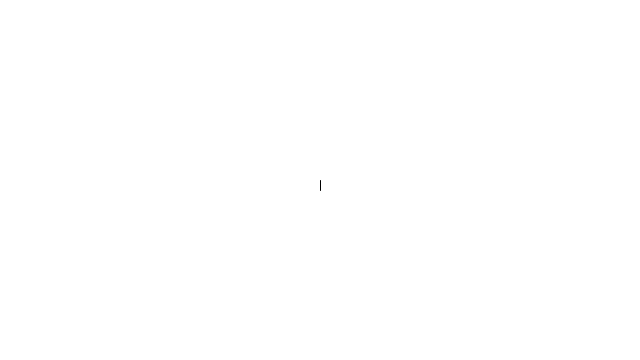
Frame 1 (no input)
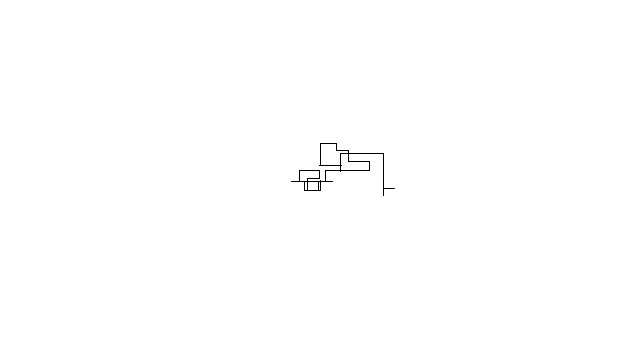
Frame 60 (the mouse pressed at the canvas centre just before this capture)
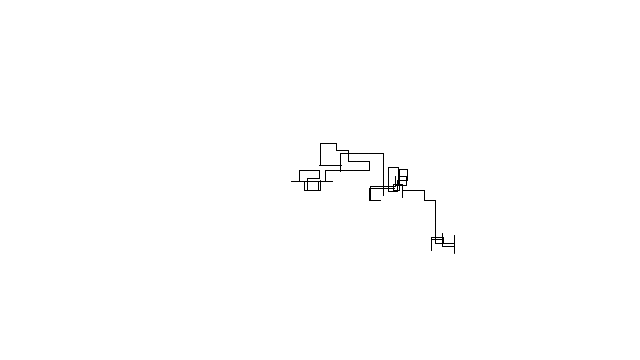
Frame 120 (the mouse held since frame 60 and released just before this capture)

The Processing sketch that drew these frames (run headless with seeded random() and noise(); from frame 60 on, the mouse is pressed at the canvas centre):

// Processing sketch: exercise_5
// ── exercise_5.pde
import java.util.*;

class Walker {
  float x;
  float y;
  float x_prev;
  float y_prev;
  Random generator;

  Walker() {
    x = width/2;
    y = height/2;
    generator = new Random();
  }

  void display() {
    stroke(0);
    line(x_prev, y_prev, x, y);
  }

  void step() {
    float num = (float) generator.nextGaussian();
    float sd = 2;
    float mean = 10;

    float r = random(1);
    float lenght = sd * num + mean;

    x_prev = x;
    y_prev = y;

    if (r < 0.25) {
      x += lenght;
    } else if (r < 0.5) {
      x -= lenght;
    } else if (r < 0.75) {
      y += lenght;
    } else {
      y -= lenght;
    }
  }
}

Walker w;

void setup() {
  size(640, 360);
  w = new Walker();
  background(255);
}

void draw() {
  w.step();
  w.display();
}
